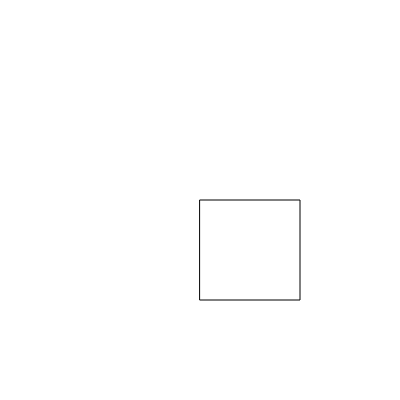
Frame 1 (no input)
Frame 60 (no input): identical to frame 1, image omitted
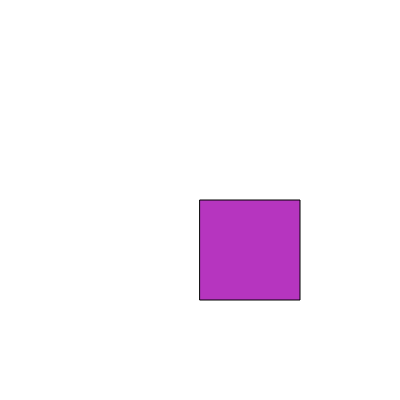
Frame 120 (the mouse pressed at the canvas centre since frame 60)

The p5.js sketch that drew these frames (run headless with seeded random() and noise() and a simulated clock; from frame 60 on, the mouse is pressed at the canvas centre):

// p5.js sketch
// ── sketch.js
var rectColor;
var isOverCircle;
 
function setup() 
{
  createCanvas(400, 400);
  
  rectColor = color(255);
}
 
function draw() 
{
  background(255);
  
  
  var radius = 50; 
  
  if(radius < 51)
  {
    isOverCircle = true;
  } else {
    isOverCircle = false;
  }
  
  stroke(0);
  if(isOverCircle == true)
  {
    fill(rectColor);
  }
  rect(200, 200, 100, 100);
  
}
 
function mousePressed()
{
  if(isOverCircle == true)
  {
    rectColor = color(random(255), random(255), random(255));
  }
}
